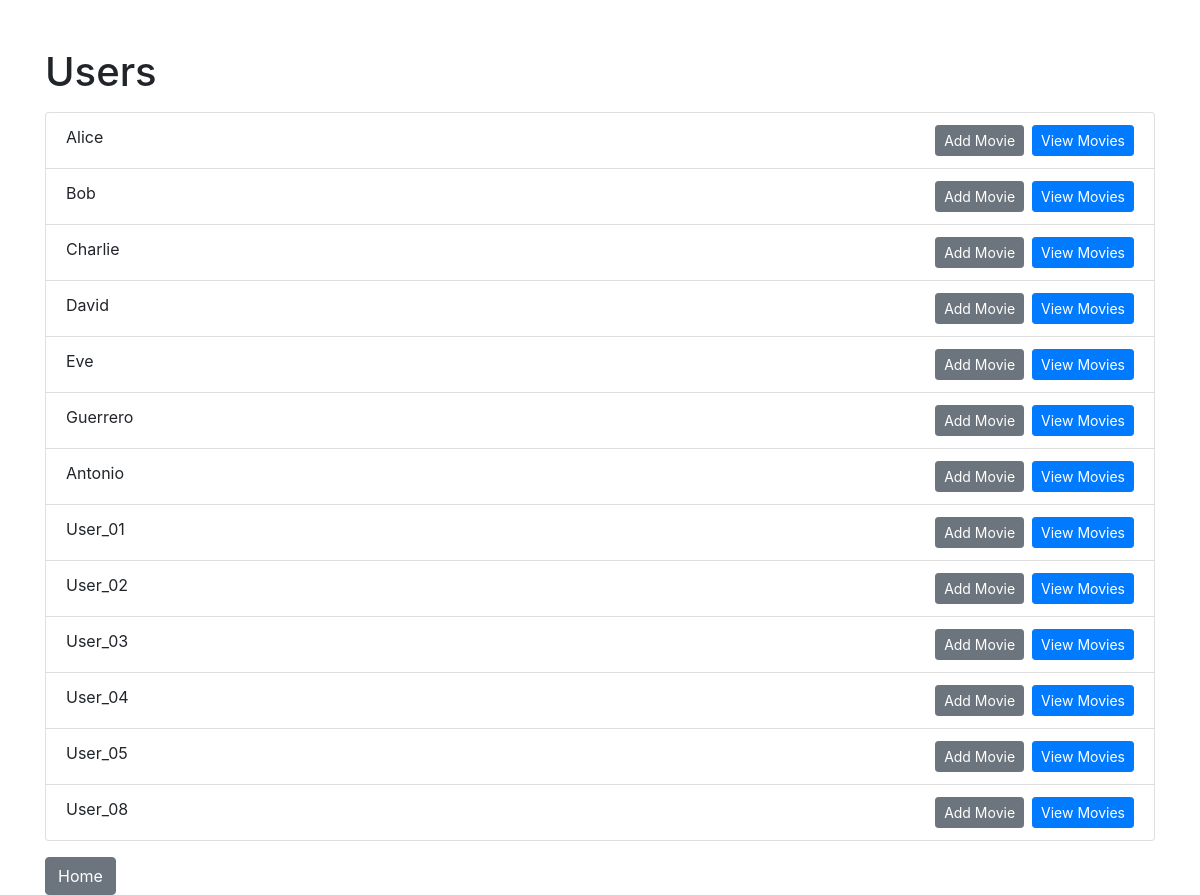
Screenshot of /users with the database file from the repository.
### models.py (models this page shows)
class User(db.Model):
    __tablename__ = 'user'
    user_id = db.Column(db.Integer, primary_key=True)
    name = db.Column(db.String(80), unique=True, nullable=False)
    movies = db.relationship('Movie', backref='user', lazy=True)

### app.py (the view)
@app.route('/users')
def list_users():
    users = User.query.all()
    return render_template('users.html', users=users)

### templates/users.html (shortened to what this page needs)
<!DOCTYPE html>
<html lang="en">
<head>
    <link rel="stylesheet" href="https://stackpath.bootstrapcdn.com/bootstrap/4.5.2/css/bootstrap.min.css">
</head>
<body>
    <div class="container">
        <h1 class="mt-5">Users</h1>
        <ul class="list-group mt-3">
            {% for user in users %}
                <li class="list-group-item">
                    {{ user.name }}
                    <a href="{{ url_for('user_movies', user_id=user.user_id) }}" class="btn btn-primary btn-sm float-right">View Movies</a>
                    <a href="{{ url_for('add_movie', user_id=user.user_id) }}" class="btn btn-secondary btn-sm float-right mr-2">Add Movie</a>
                </li>
            {% endfor %}
        </ul>
        <a href="{{ url_for('home') }}" class="btn btn-secondary mt-3">Home</a>
    </div>
</body>
</html>

### rows the page displays
User: name "Alice"
User: name "Bob"
User: name "Charlie"
User: name "David"
User: name "Eve"
User: name "Guerrero"
User: name "Antonio"
User: name "User_01"
User: name "User_02"
User: name "User_03"
User: name "User_04"
User: name "User_05"
User: name "User_08"
